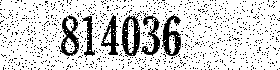
#> input picture captcha.png, 280 x 70 px
$ python extract-numbers.py
#> lines starting #> are read from the running program, lines starting #| are printed output that depends on the picture; after the words box and inside, x2 and y2 are one past the last pixel; in counts of white or black regions, pixels touching at a corner belong together
import cv2
import pytesseract
import numpy as np
from PIL import Image
import os

# Verify if file exists
if not os.path.exists('./captcha.png'):
    print("Error: captcha.png not found")
    exit()

# Read the image and verify it was loaded
image = cv2.imread('./captcha.png')
#> image is the input picture: shape (70, 280, 3); min 0, max 255, mean 211
if image is None:
    print("Error: Could not load image")
    exit()

# Convert to grayscale
gray = cv2.cvtColor(image, cv2.COLOR_BGR2GRAY)

# Apply thresholding to preprocess the image
thresh = cv2.threshold(gray, 0, 255, cv2.THRESH_BINARY + cv2.THRESH_OTSU)[1]
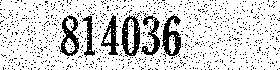
#> thresh: shape (70, 280); 82.7% white; 979 black regions (973 under 20 px), largest, box (x1, y1, x2, y2) and area: (121, 13, 140, 57) 414, (162, 14, 181, 56) 408, (60, 15, 79, 56) 364, (141, 13, 160, 56) 303, (101, 15, 119, 55) 295, (82, 16, 95, 57) 221

# Apply dilation to connect text components
kernel = cv2.getStructuringElement(cv2.MORPH_RECT, (2,2))
dilated = cv2.dilate(thresh, kernel, iterations=1)
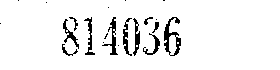
#> dilated: shape (70, 280); 93.8% white; 21 black regions (10 under 20 px), largest, box (x1, y1, x2, y2) and area: (164, 17, 181, 56) 265, (102, 17, 118, 55) 166, (84, 17, 95, 55) 134

# Add some padding around the image
padded = cv2.copyMakeBorder(dilated, 10, 10, 10, 10, cv2.BORDER_CONSTANT, value=[255,255,255])
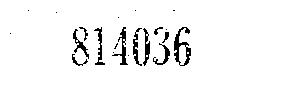
#> padded: shape (90, 300); 95.5% white; 21 black regions (10 under 20 px), largest, box (x1, y1, x2, y2) and area: (174, 27, 191, 66) 265, (112, 27, 128, 65) 166, (94, 27, 105, 65) 134

# Perform OCR with specific configuration for digits
custom_config = r'--oem 3 --psm 6 -c tessedit_char_whitelist=0123456789'
#> (the run stopped early here; a loop or call above may not have finished)
